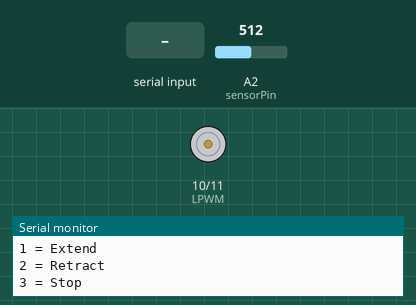
Simulated run of this sketch. Board: Arduino Uno, built with avr-gcc and run on an emulated ATmega328P. On the bench: motor-driver pin pairs drawn as motors (green arrow = first pin HIGH = forward, orange = second pin HIGH = backward, longer = more drive), the last lines printed to the serial monitor. The inputs (shaded band) are chosen by the test bench; at power-on: A2 (sensorPin) = 512.

Above: at 4.0 s.
4.1 s: "1" received over Serial
At 5.3 s:
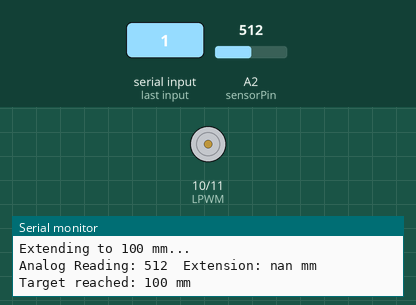
5.6 s: "2" received over Serial
At 6.6 s:
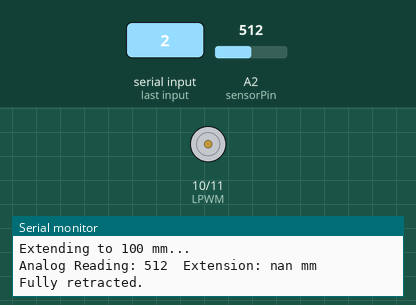
Timing chart, 0 to 8.6 s (numbered marks = the images above; inputs shaded):
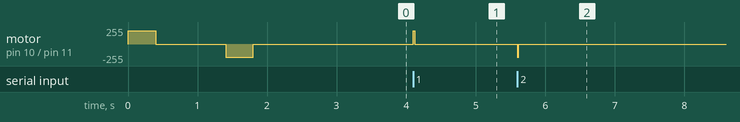

The sketch:

onelinearactuator.ino
```cpp
#include <elapsedMillis.h>
elapsedMillis timeElapsed;

int RPWM = 11;   //check ur digital pin
int LPWM = 10;  // check ur digital pin
int sensorPin = A2; // check ur analog pin

int sensorVal;
int Speed = 200;
float strokeLength = 101.6;
float extensionLength;

int maxAnalogReading;
int minAnalogReading;

void setup() {
  pinMode(RPWM, OUTPUT);
  pinMode(LPWM, OUTPUT);
  pinMode(sensorPin, INPUT);
  Serial.begin(9600);

  // This part is needed to calibrate the actuators,
  // when uploading code, it will extend fully and retract.
  Serial.println("Calibrating limits...");
  maxAnalogReading = moveToLimit(1);   // Extend fully
  delay(1000);
  minAnalogReading = moveToLimit(-1);  // Retract fully
  delay(1000);

  Serial.println("Calibration complete.");
  Serial.println("1 = Extend");
  Serial.println("2 = Retract");
  Serial.println("3 = Stop");
}

void loop() {
  if (Serial.available()) {
    char command = Serial.read();
// if 1 is entered to Serial monitor, linear actuator will extend
    if (command == '1') {
      Serial.println("Extending to 100 mm...");
      driveActuator(1, Speed);
      do {
        sensorVal = analogRead(sensorPin);
        //this is needed to convert analogreadings to length extracted
        extensionLength = mapfloat(sensorVal, float(minAnalogReading),
        float(maxAnalogReading), 0.0, strokeLength);
        displayOutput();
        delay(20);
      } while (extensionLength < 80); // you can adjust the length of the stroke here
      // units are in millimeters
      driveActuator(0, Speed);
      Serial.println("Target reached: 100 mm");
    }

else if (command == '2') {
      Serial.println("Extending to 100 mm...");
      driveActuator(-1, Speed);
      do {
        sensorVal = analogRead(sensorPin);
        extensionLength = mapfloat(sensorVal, float(minAnalogReading),
        float(maxAnalogReading), 0.0, strokeLength);
        displayOutput();
        delay(20);
      } while (extensionLength > 1);
  driveActuator(0, Speed);
  Serial.println("Fully retracted.");
}


    else if (command == '3') {
      Serial.println("Stopped.");
      driveActuator(0, Speed);
      displayOutput();
    }
  }
}

//used for calibration
int moveToLimit(int Direction){
  int prevReading = 0;
  int currReading = 0;
  do {
    prevReading = currReading;
    driveActuator(Direction, Speed);
    timeElapsed = 0;
    while (timeElapsed < 200) delay(1);  // wait 200ms
    currReading = analogRead(sensorPin);
    Serial.print("DEBUG ANALOG READING: ");
    Serial.println(currReading);
  } while (prevReading != currReading);
  driveActuator(0, Speed);
  return currReading;
}

float mapfloat(float x, float inputMin, float inputMax,
float outputMin, float outputMax){
  return (x - inputMin) * (outputMax - outputMin) / (inputMax - inputMin) + outputMin;
}

void displayOutput(){
  Serial.print("Analog Reading: ");
  Serial.print(sensorVal);
  Serial.print("\tExtension: ");
  Serial.print(extensionLength);
  Serial.println(" mm");
}

void driveActuator(int Direction, int Speed){
  switch(Direction){
    case 1: // extend
    //LPWm in order to mpve forward
      analogWrite(LPWM, Speed);
      analogWrite(RPWM, 0);
      break;
    case 0: // stop

      analogWrite(RPWM, 0);
      analogWrite(LPWM, 0);
      break;
    case -1: // retract
      //RPWM to move backward
      analogWrite(LPWM, 0);
      analogWrite(RPWM, Speed);
      break;
  }
}
```

Measured:
- after the input at 4.1 s, motor on pin 10 (LPWM) / pin 11 (RPWM): stopped → forward 200/255 at once, → stopped 0.02 s later
- after the input at 5.6 s, motor on pin 10 (LPWM) / pin 11 (RPWM): stopped → backward 200/255 at once, → stopped 0.02 s later
